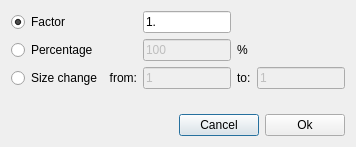
<?xml version="1.0" encoding="UTF-8"?>
<ui version="4.0">
 <class>DialogScaleDevice</class>
 <widget class="QDialog" name="DialogScaleDevice">
  <property name="geometry">
   <rect>
    <x>0</x>
    <y>0</y>
    <width>356</width>
    <height>147</height>
   </rect>
  </property>
  <property name="windowTitle">
   <string>Scale Device</string>
  </property>
  <property name="windowIcon">
   <iconset resource="Astree.qrc">
    <normaloff>:/Astree/Astree.ico</normaloff>:/Astree/Astree.ico</iconset>
  </property>
  <layout class="QGridLayout" name="gridLayout_2">
   <item row="0" column="0">
    <layout class="QVBoxLayout" name="verticalLayout">
     <item>
      <layout class="QGridLayout" name="gridLayout">
       <item row="2" column="1">
        <widget class="QLabel" name="label_2">
         <property name="text">
          <string>from:</string>
         </property>
         <property name="alignment">
          <set>Qt::AlignRight|Qt::AlignTrailing|Qt::AlignVCenter</set>
         </property>
        </widget>
       </item>
       <item row="2" column="3">
        <widget class="QLabel" name="label">
         <property name="text">
          <string>to:</string>
         </property>
        </widget>
       </item>
       <item row="0" column="0">
        <widget class="QRadioButton" name="rbFactor">
         <property name="text">
          <string>Factor</string>
         </property>
         <property name="checked">
          <bool>true</bool>
         </property>
        </widget>
       </item>
       <item row="2" column="4">
        <widget class="QLineEdit" name="leNewSize">
         <property name="enabled">
          <bool>false</bool>
         </property>
         <property name="text">
          <string>1</string>
         </property>
        </widget>
       </item>
       <item row="2" column="0">
        <widget class="QRadioButton" name="rbSizeChange">
         <property name="text">
          <string>Size change</string>
         </property>
        </widget>
       </item>
       <item row="2" column="2">
        <widget class="QLineEdit" name="leOldSize">
         <property name="enabled">
          <bool>false</bool>
         </property>
         <property name="text">
          <string>1</string>
         </property>
        </widget>
       </item>
       <item row="1" column="0">
        <widget class="QRadioButton" name="rbPercentage">
         <property name="text">
          <string>Percentage</string>
         </property>
        </widget>
       </item>
       <item row="0" column="2">
        <widget class="QLineEdit" name="leFactor">
         <property name="text">
          <string>1.</string>
         </property>
        </widget>
       </item>
       <item row="1" column="3">
        <widget class="QLabel" name="label_3">
         <property name="text">
          <string>%</string>
         </property>
        </widget>
       </item>
       <item row="1" column="2">
        <widget class="QLineEdit" name="lePercentage">
         <property name="enabled">
          <bool>false</bool>
         </property>
         <property name="text">
          <string>100</string>
         </property>
        </widget>
       </item>
      </layout>
     </item>
     <item>
      <spacer name="verticalSpacer">
       <property name="orientation">
        <enum>Qt::Vertical</enum>
       </property>
       <property name="sizeHint" stdset="0">
        <size>
         <width>20</width>
         <height>40</height>
        </size>
       </property>
      </spacer>
     </item>
     <item>
      <layout class="QHBoxLayout" name="horizontalLayout">
       <item>
        <spacer name="horizontalSpacer">
         <property name="orientation">
          <enum>Qt::Horizontal</enum>
         </property>
         <property name="sizeHint" stdset="0">
          <size>
           <width>40</width>
           <height>20</height>
          </size>
         </property>
        </spacer>
       </item>
       <item>
        <widget class="QPushButton" name="pushButton_2">
         <property name="text">
          <string>Cancel</string>
         </property>
        </widget>
       </item>
       <item>
        <widget class="QPushButton" name="pushButton">
         <property name="text">
          <string>Ok</string>
         </property>
        </widget>
       </item>
      </layout>
     </item>
    </layout>
   </item>
  </layout>
 </widget>
 <tabstops>
  <tabstop>leOldSize</tabstop>
  <tabstop>leNewSize</tabstop>
  <tabstop>pushButton</tabstop>
  <tabstop>pushButton_2</tabstop>
  <tabstop>rbSizeChange</tabstop>
  <tabstop>rbPercentage</tabstop>
  <tabstop>rbFactor</tabstop>
 </tabstops>
 <resources>
  <include location="Astree.qrc"/>
 </resources>
 <connections/>
</ui>
